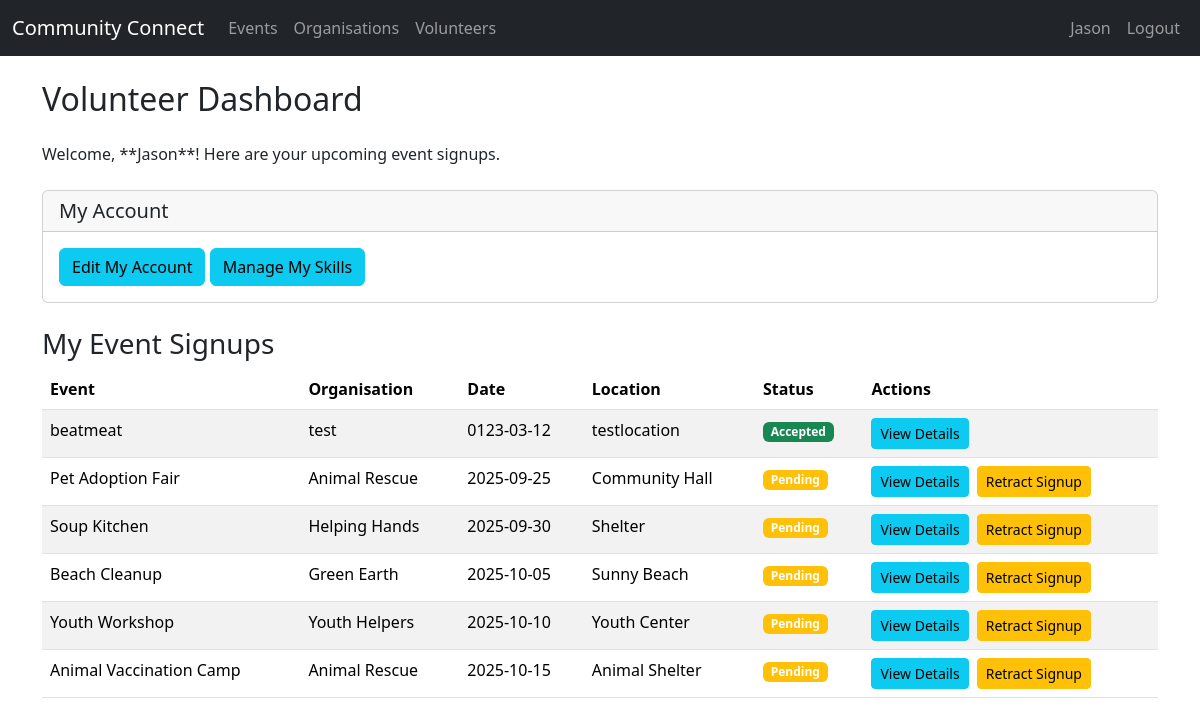
The page /volunteer/dashboard (signed in) on the database as committed earlier.
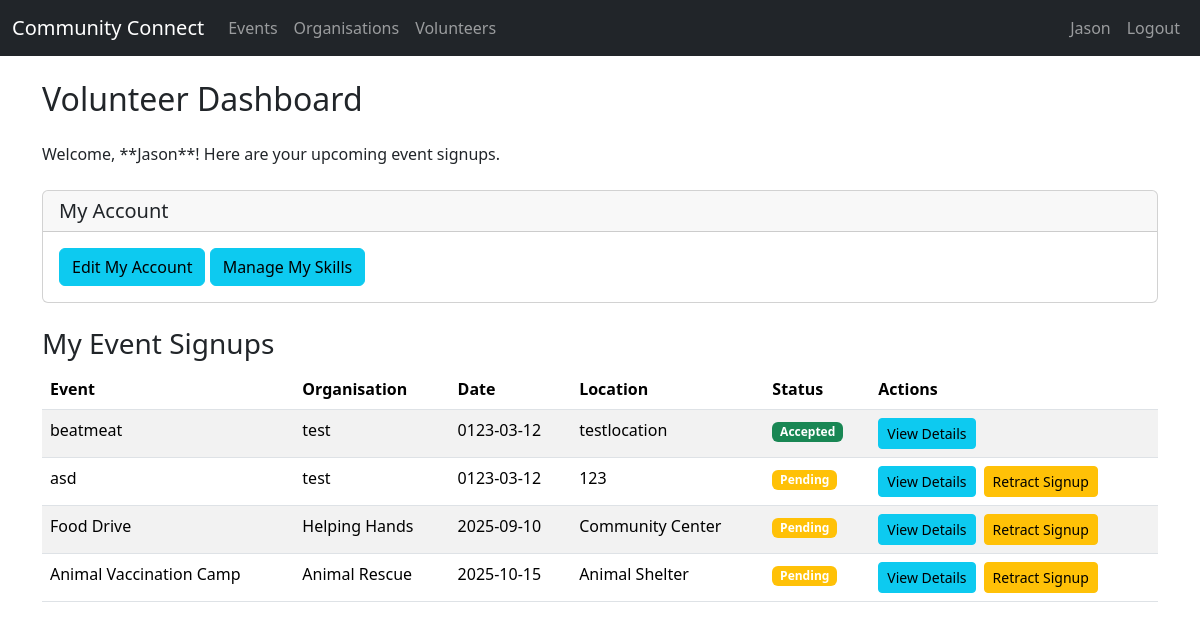
The same page on the database as committed later.
### tables this page shows
CREATE TABLE Signups (
    SignupID INTEGER PRIMARY KEY AUTOINCREMENT,
    EventID INTEGER,
    VolunteerID INTEGER,
    RoleID INTEGER,
    Status TEXT,
    FOREIGN KEY (EventID) REFERENCES Events(EventID) ON DELETE CASCADE,
    FOREIGN KEY (VolunteerID) REFERENCES Volunteers(VolunteerID) ON DELETE CASCADE,
    FOREIGN KEY (RoleID) REFERENCES Roles(RoleID) ON DELETE CASCADE
);

CREATE TABLE Events (
    EventID INTEGER PRIMARY KEY AUTOINCREMENT,
    OrganisationID INTEGER,
    Name TEXT NOT NULL,
    Description TEXT,
    Date DATE,
    StartTime TIME,
    EndTime TIME,
    Location TEXT,
    Status TEXT,
    FOREIGN KEY (OrganisationID) REFERENCES Organisations(OrganisationID)
);

CREATE TABLE Organisations (
    OrganisationID INTEGER PRIMARY KEY AUTOINCREMENT,
    Name TEXT NOT NULL,
    Description TEXT,
    ContactPerson TEXT,
    Email TEXT UNIQUE,
    Password TEXT,
    Phone TEXT,
    Address TEXT,
    Website TEXT,
    Logo TEXT
);

### app.py (the view)
@app.route("/volunteer/dashboard")
@login_required
@volunteer_required
def volunteer_dashboard():
    db = get_db()
    signups = db.execute(
        """SELECT s.Status, e.Name AS EventName, e.Date, e.Location, o.Name AS OrgName, s.EventID
           FROM Signups s
           JOIN Events e ON s.EventID = e.EventID
           JOIN Organisations o ON e.OrganisationID = o.OrganisationID
           WHERE s.VolunteerID = ?
           ORDER BY date(e.Date) ASC""",
        (session["user_id"],)
    ).fetchall()
    return render_template("volunteer_dashboard.html", signups=signups)

### app.py (called while the page is built)
def get_db():
    db = getattr(g, "_database", None)
    if db is None:
        db = g._database = sqlite3.connect(DATABASE)
        db.row_factory = sqlite3.Row
    return db

@app.teardown_appcontext
def close_connection(exception):
    db = getattr(g, "_database", None)
    if db is not None:
        db.close()

def login_required(f):
    @wraps(f)
    def decorated_function(*args, **kwargs):
        if "user_id" not in session:
            flash("Please log in first.", "error")
            return redirect(url_for("login"))
        return f(*args, **kwargs)
    return decorated_function

def volunteer_required(f):
    @wraps(f)
    def wrapper(*args, **kwargs):
        if session.get("account_type") != "volunteer":
            flash("Volunteers only.", "error")
            return redirect(url_for("index"))
        return f(*args, **kwargs)
    return wrapper

### templates/volunteer_dashboard.html
{% extends "base.html" %}
{% block content %}
<h2 class="mb-4">Volunteer Dashboard</h2>
<p>Welcome, **{{ session['name'] }}**! Here are your upcoming event signups.</p>
<div class="card my-4">
    <div class="card-header">
        <h5 class="mb-0">My Account</h5>
    </div>
    <div class="card-body">
        <a href="{{ url_for('edit_volunteer_account') }}" class="btn btn-info">Edit My Account</a>
        <a href="{{ url_for('manage_volunteer_skills') }}" class="btn btn-info">Manage My Skills</a>
    </div>
</div>
<h3 class="mt-4">My Event Signups</h3>
{% if signups %}
<table class="table table-striped">
    <thead>
        <tr>
            <th>Event</th>
            <th>Organisation</th>
            <th>Date</th>
            <th>Location</th>
            <th>Status</th>
            <th>Actions</th>
        </tr>
    </thead>
    <tbody>
        {% for signup in signups %}
        <tr>
            <td>{{ signup.EventName }}</td>
            <td>{{ signup.OrgName }}</td>
            <td>{{ signup.Date }}</td>
            <td>{{ signup.Location }}</td>
            <td><span class="badge bg-{% if signup.Status == 'Accepted' %}success{% elif signup.Status == 'Rejected' %}danger{% else %}warning{% endif %}">{{ signup.Status }}</span></td>
            <td>
                <div class="d-flex align-items-center gap-2">
                    <a href="{{ url_for('view_event', event_id=signup.EventID) }}" class="btn btn-sm btn-info">View Details</a>
                    {% if signup.Status != 'Accepted' %}
                        <form action="{{ url_for('retract_signup', event_id=signup.EventID) }}" method="POST" class="m-0">
                            <button type="submit" class="btn btn-sm btn-warning" onclick="return confirm('Are you sure you want to retract your signup?');">Retract Signup</button>
                        </form>
                    {% endif %}
                </div>
            </td>
        </tr>
        {% endfor %}
    </tbody>
</table>
{% else %}
<p>You have not signed up for any events yet. <a href="{{ url_for('list_events') }}">Browse events now!</a></p>
{% endif %}
{% endblock %}

### templates/base.html (shortened to what this page needs)
<!doctype html>
<html lang="en">
  <head>
    <link href="https://cdn.jsdelivr.net/npm/bootstrap@5.3.3/dist/css/bootstrap.min.css" rel="stylesheet">
  </head>
  <body>
<nav class="navbar navbar-expand-lg navbar-dark bg-dark">
  <div class="container-fluid">
    <a class="navbar-brand" href="{{ url_for('index') }}">Community Connect</a>
    <div class="collapse navbar-collapse" id="navbarNav">
      {% if 'user_id' in session %}
      <ul class="navbar-nav me-auto">
        <li class="nav-item">
          <a class="nav-link" href="{{ url_for('list_events') }}">Events</a>
        </li>
        <li class="nav-item">
          <a class="nav-link" href="{{ url_for('list_orgs') }}">Organisations</a>
        </li>
        <li class="nav-item">
          <a class="nav-link" href="{{ url_for('list_volunteers') }}">Volunteers</a>
        </li>
      </ul>
      {% endif %}
      <ul class="navbar-nav ms-auto">
        {% if 'user_id' in session %}
          <li class="nav-item">
            <a class="nav-link" href="{{ url_for(session.account_type + '_dashboard') }}">{{ session.get('name', 'Dashboard') }}</a>
          </li>
          <li class="nav-item">
            <a class="nav-link" href="{{ url_for('logout') }}">Logout</a>
          </li>
        {% endif %}
      </ul>
    </div>
  </div>
</nav>
    <div class="container mt-4">
      {% block content %}{% endblock %}
    </div>
  </body>
</html>

Rows that differ between the two databases and show on the page:
removed Signups: EventName "Pet Adoption Fair", OrgName "Animal Rescue", Date "2025-09-25", Location "Community Hall", Status "Pending"
removed Signups: EventName "Soup Kitchen", OrgName "Helping Hands", Date "2025-09-30", Location "Shelter", Status "Pending"
removed Signups: EventName "Beach Cleanup", OrgName "Green Earth", Date "2025-10-05", Location "Sunny Beach", Status "Pending"
removed Signups: EventName "Youth Workshop", OrgName "Youth Helpers", Date "2025-10-10", Location "Youth Center", Status "Pending"
added Signups: EventName "asd", OrgName "test", Date "0123-03-12", Location "123", Status "Pending"
added Signups: EventName "Food Drive", OrgName "Helping Hands", Date "2025-09-10", Location "Community Center", Status "Pending"
